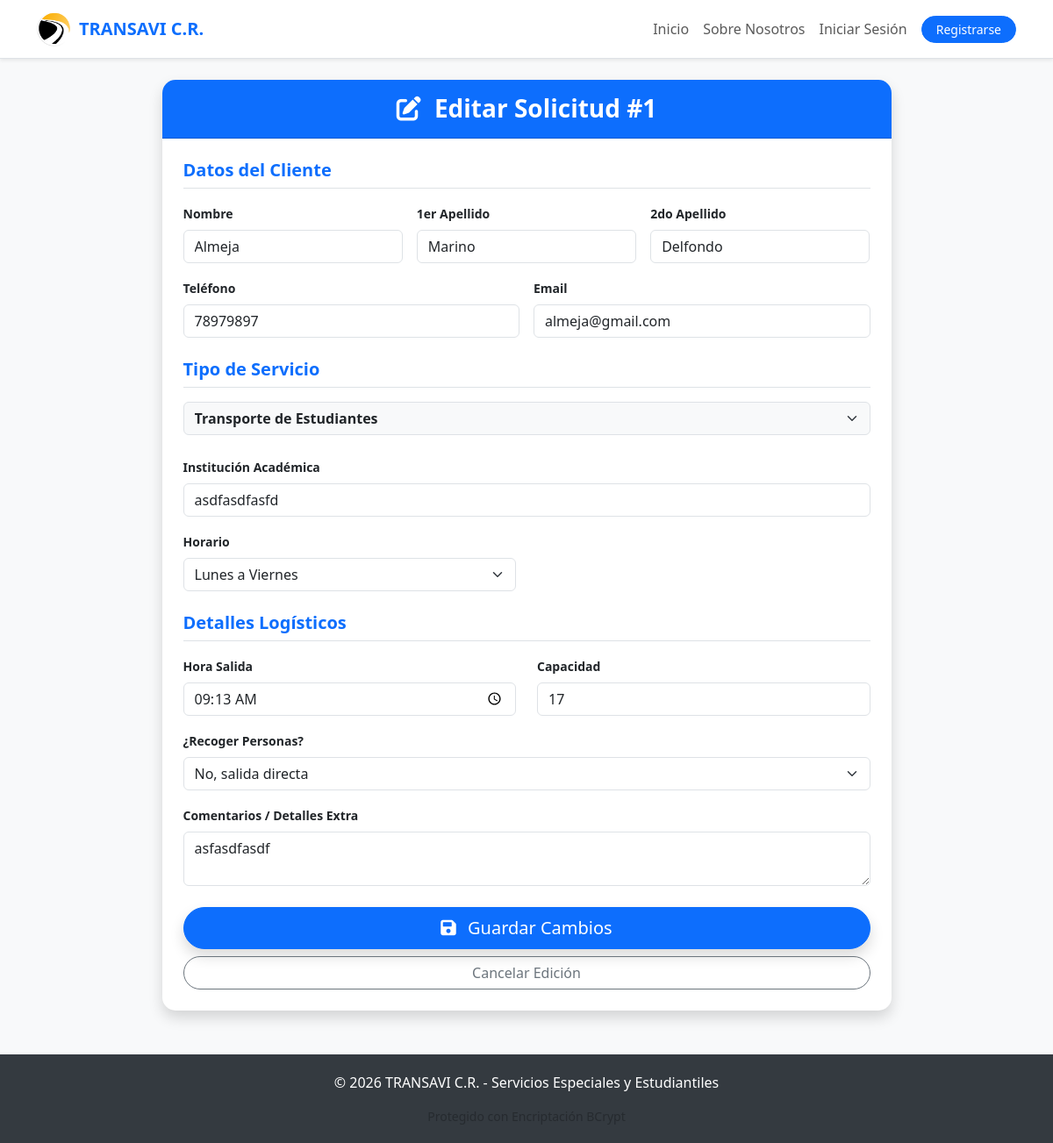
/edit_reservation/1, run on the app's committed database.
### models.py (models this page shows)
class Reservation(db.Model):
    id = db.Column(db.Integer, primary_key=True)
    client_id = db.Column(db.Integer, db.ForeignKey('client.id'), nullable=True)
    date = db.Column(db.String(20)) # Usado como Fecha de Salida
    origin = db.Column(db.String(255))
    origin_url = db.Column(db.String(500))
    departure_time = db.Column(db.String(10))
    needs_pickup = db.Column(db.Boolean)
    pickup_locations = db.Column(db.Text)
    destination = db.Column(db.String(255))
    destination_url = db.Column(db.String(500))
    service_category = db.Column(db.String(50))
    capacity_needed = db.Column(db.Integer)
    comments = db.Column(db.Text)
    status = db.Column(db.String(20), default='Pendiente') # Estados: Pendiente, Aprobada, Cancelada, Revisado
    cancelled_at = db.Column(db.String(50), nullable=True)
    institution_name = db.Column(db.String(100))
    schedule_type = db.Column(db.String(50))
    country = db.Column(db.String(50))       # País destino
    return_date = db.Column(db.String(20))   # Fecha de regreso
    trip_duration = db.Column(db.Integer)    # Cantidad de días

class Client(db.Model):
    id = db.Column(db.Integer, primary_key=True)
    pin = db.Column(db.String(10), unique=True, nullable=False)
    name = db.Column(db.String(50), nullable=False)
    last_name1 = db.Column(db.String(50), nullable=False)
    last_name2 = db.Column(db.String(50), nullable=False)
    phone = db.Column(db.String(8), nullable=False)
    email = db.Column(db.String(100))
    reservations = db.relationship('Reservation', backref='client', lazy=True)

### rutas.py (the view, shortened to what this page needs)
@main_bp.route('/edit_reservation/<int:id>', methods=['GET', 'POST'])
def edit_reservation(id):
    res = Reservation.query.get_or_404(id)
    return render_template('perfil_edit.html', res=res, client=res.client)

### templates/perfil_edit.html (shortened to what this page needs)
{% extends 'base.html' %}
{% block content %}
<div class="row justify-content-center">
    <div class="col-md-9">
        <div class="card shadow border-0" style="border-radius: 15px;">
            <div class="card-header bg-primary text-white text-center py-3" style="border-radius: 15px 15px 0 0;">
                <h3 class="fw-bold m-0"><i class="fas fa-edit me-2"></i> Editar Solicitud #{{ res.id }}</h3>
            </div>
            <div class="card-body p-4">
                <form action="{{ url_for('main.edit_reservation', id=res.id) }}" method="POST">
                    <h5 class="fw-bold text-primary mb-3 border-bottom pb-2">Datos del Cliente</h5>
                    <div class="row g-3 mb-4">
                        <div class="col-md-4">
                            <label class="form-label small fw-bold">Nombre</label>
                            <input type="text" name="client_name" class="form-control" value="{{ client.name }}" required>
                        </div>
                        <div class="col-md-4">
                            <label class="form-label small fw-bold">1er Apellido</label>
                            <input type="text" name="client_lastname1" class="form-control" value="{{ client.last_name1 }}" required>
                        </div>
                        <div class="col-md-4">
                            <label class="form-label small fw-bold">2do Apellido</label>
                            <input type="text" name="client_lastname2" class="form-control" value="{{ client.last_name2 }}">
                        </div>
                        <div class="col-md-6">
                            <label class="form-label small fw-bold">Teléfono</label>
                            <input type="tel" name="client_phone" class="form-control" value="{{ client.phone }}" maxlength="8" required>
                        </div>
                        <div class="col-md-6">
                            <label class="form-label small fw-bold">Email</label>
                            <input type="email" name="client_email" class="form-control" value="{{ client.email }}" required>
                        </div>
                    </div>
                    <h5 class="fw-bold text-primary mb-3 border-bottom pb-2">Tipo de Servicio</h5>
                    <div class="mb-4">
                        <select name="service_type" id="serviceSelect" class="form-select bg-light fw-bold" onchange="toggleFields()">
                            <option value="Transporte de Estudiantes" {% if res.service_category == 'Transporte de Estudiantes' %}selected{% endif %}>Transporte de Estudiantes</option>
                        </select>
                    </div>
                    <div id="studentFields" class="d-none">
                        <div class="mb-3">
                            <label class="form-label fw-bold small">Institución Académica</label>
                            <input type="text" name="institution_name" class="form-control" value="{{ res.institution_name }}">
                        </div>
                        <div class="row mb-3">
                            <div class="col-md-6">
                                <label class="form-label fw-bold small">Horario</label>
                                <select name="schedule_type" class="form-select">
                                    <option value="Lunes a Viernes" {% if res.schedule_type == 'Lunes a Viernes' %}selected{% endif %}>Lunes a Viernes</option>
                                </select>
                            </div>
                        </div>
                    </div>
                    <h5 class="fw-bold text-primary mb-3 border-bottom pb-2 mt-4">Detalles Logísticos</h5>
                    <div class="row mb-3">
                        <div class="col-md-6">
                            <label class="form-label fw-bold small">Hora Salida</label>
                            <input type="time" name="time" class="form-control" value="{{ res.departure_time }}">
                        </div>
                        <div class="col-md-6">
                            <label class="form-label fw-bold small">Capacidad</label>
                            <input type="number" name="capacity" class="form-control" value="{{ res.capacity_needed }}">
                        </div>
                    </div>
                    <div class="mb-3">
                        <label class="form-label fw-bold small">¿Recoger Personas?</label>
                        <select name="pickup" class="form-select" onchange="togglePickup(this.value)">
                            <option value="no" {% if not res.needs_pickup %}selected{% endif %}>No, salida directa</option>
                        </select>
                    </div>
                    <div class="mb-4">
                        <label class="form-label fw-bold small">Comentarios / Detalles Extra</label>
                        <textarea name="comments" class="form-control" rows="2">{{ res.comments }}</textarea>
                    </div>
                    <div class="d-grid gap-2">
                        <button type="submit" class="btn btn-primary btn-lg rounded-pill shadow">
                            <i class="fas fa-save me-2"></i> Guardar Cambios
                        </button>
                        <a href="/" class="btn btn-outline-secondary rounded-pill">Cancelar Edición</a>
                    </div>
                </form>
            </div>
        </div>
    </div>
</div>
{% endblock %}

### templates/base.html (style rules this page uses)
body { background-color: #f8f9fa; font-family: 'Segoe UI', Tahoma, Geneva, Verdana, sans-serif; }
.card { border: none; border-radius: 15px; box-shadow: 0 4px 6px rgba(0,0,0,0.1); }

### data on the page
Reservation: id "1", service_type "Transporte de Estudiantes", institution_name "asdfasdfasfd", schedule_type "Lunes a Viernes", time "09:13", capacity "17", pickup "No, salida directa", comments "asfasdfasdf"
Client: client_name "Almeja", client_lastname1 "Marino", client_lastname2 "Delfondo", client_phone "78979897", client_email "almeja@gmail.com"
